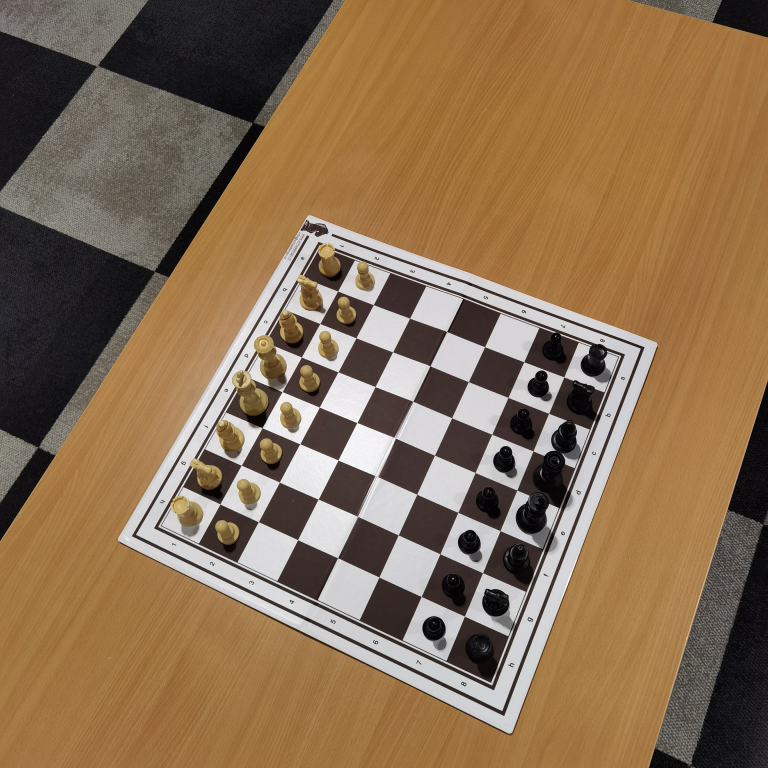
#> input picture images/42/G042_IMG000.jpg, 3072 x 3072 px (shown at 1/4 size)
$ jupyter execute --allow-errors draft.ipynb
#> lines starting #> are read from the running program, lines starting #| are printed output that depends on the picture
### src/src.py
import cv2
import numpy as np
import os

# [17 lines left out: function show_images, not called in this run]

def read_images(image_paths):
    images = []
    gray_images = []
    images_names = []
    for path in image_paths:
        img = cv2.imread(path)
#> img is the input picture: shape (3072, 3072, 3); mean B, G, R 82.5, 111.1, 137.3
        if img is None:
            print(f"Error: Could not read image {path}")
            continue

        #img = cv2.cvtColor(img, cv2.COLOR_RG«)
        gray_img = cv2.cvtColor(img, cv2.COLOR_BGR2GRAY)
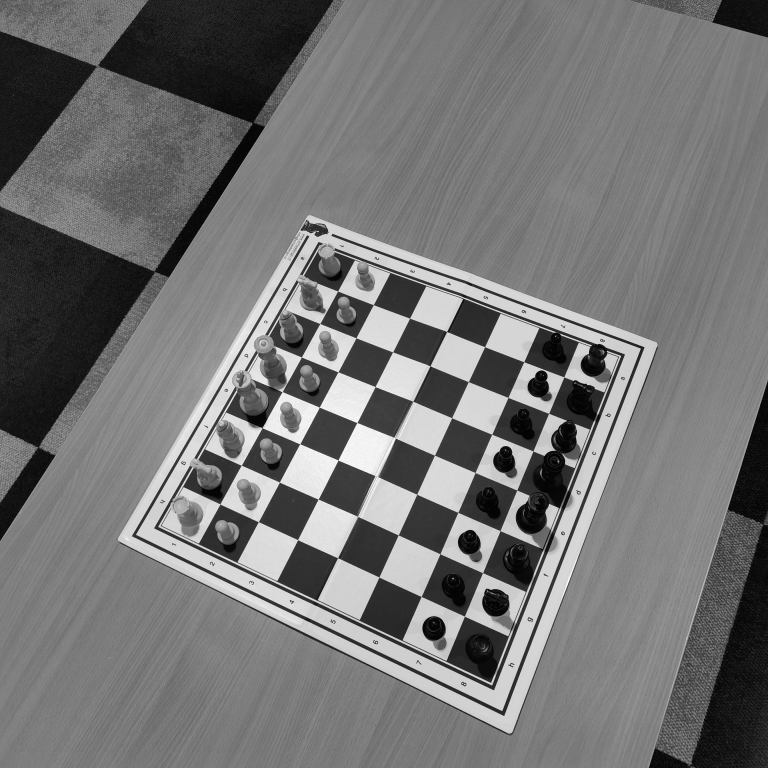
#> gray_img: shape (3072, 3072) (shown at 1/4 size); min 0, max 255, mean 115.7
        images.append(img)
        images_names.append(get_filename_from_path(path))
        gray_images.append(gray_img)
    return images, gray_images, images_names

def get_filename_from_path(file_path):
    """
    Extracts the filename (without extension) from a file path.

    Args:
        file_path (str): The full path to the file.

    Returns:
        str: The filename without the extension, or None if there is an error.
    """
    try:
        base_filename = os.path.basename(file_path)  # Get filename with extension
        filename_without_extension = os.path.splitext(base_filename)[0] #split the extension and take the first element.
        return filename_without_extension
    except Exception as e:
        print(f"Error getting filename: {e}")
        return None

def detect_chessboard_corners(images, img_names, resized_width, resized_height, show=True, chessboard_size = (7, 7)):

    img_show = []
    ret_array = []
    corners_array = []
    new_image_names = []
    i = 0
    fail_detection = 0
    for img in images:
        if img is None:
            print("Error: Could not read image")
            continue
        name = img_names[i]
        # Find the chessboard corners
        ret, corners = cv2.findChessboardCornersSB(img, chessboard_size, None)

        ret_array.append(ret)
        corners_array.append(corners)
        if show:
            if ret:
                original_height, original_width = img.shape[:2]

                # Resize the image to a fixed size (optional)
                img_resize = cv2.resize(img, (resized_width, resized_height))

                # Scale the corner coordinates
                scale_x = resized_width / original_width
                scale_y = resized_height / original_height
                scaled_corners = corners * np.array([[[scale_x, scale_y]]], dtype=np.float32)

                # Draw and display the corners
                draw_img = cv2.drawChessboardCorners(img_resize, chessboard_size, scaled_corners, ret)
                img_show.append(draw_img)
                new_image_names.append(name)
                print(f"Image {name} has corners")
            else:
                print(f"Image {name} does not have corners")
                fail_detection += 1
        i += 1
    print(f"Number of images without corners: {fail_detection}")
    if show:
        show_imags(img_show, new_image_names)
    return ret_array, corners_array

### draft.ipynb
# COMPUTER VISION
## Project: Detect the chess board

group 14
- Pedro Azevedo, up 201905955
- Santiago Pineda up 202403071
-
- Michal kowalski up 202401554

### Install requirements

## prepare the image

[cell 1]
import cv2
import numpy as np
import os
from src.src import *


# Path to directory with images
dataDir = os.path.join(".","images", '42')
auxiliaryDir = os.path.join("images", 'auxiliary_data')

[cell 2]
# Open testing image
img_path = [os.path.join(dataDir, 'G042_IMG000.jpg')]
print("hi", img_path)
# Read image
imgs, gray_imgs, img_names = read_images(img_path)
#> imgs = 1 item; gray_imgs = 1 item; img_names = ['G042_IMG000']
print("hi")
# Show image
#> (the rest of this cell did not finish here and is left out)

[cell 3]
ret, corners = cv2.findChessboardCornersSB(imgs[0], (7,7), None)
#> ret = True; corners = 49 rows, first 8: [1351.8, 1165.6], [1494.6, 1220.1], [1639.8, 1274.1], [1787.9, 1327.6], [1939.9, 1388.3], [2096.4, 1448.4], [2256.8, 1509.2], [1280.7, 1295.6]
print(corners)
#> (printed output is left out)

[cell 4]
img = imgs[0]
img = cv2.resize(img, (640, 480))
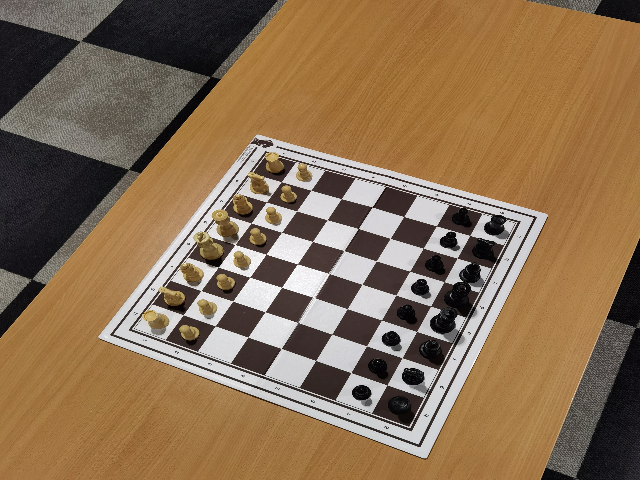
#> img: shape (480, 640, 3); mean B, G, R 82.4, 111, 137.2

ret, corners = cv2.findChessboardCornersSB(img, (7,7), None)
#> ret = False

print(corners)
#| None

[cell 5]
img = imgs[0]
original_height, original_width = img.shape[:2]
#> original_height = 3072; original_width = 3072
resized_width, resized_height = 640, 480

ret, corners = cv2.findChessboardCornersSB(img, (7,7), None)
#> ret = True

img_rersize = cv2.resize(img, (resized_width, resized_height))

#> (the rest of this cell did not finish here and is left out)

[cell 6]
import glob

image_paths = []
pattern = os.path.join(dataDir, '*.jpg')
image_paths.extend(glob.glob(pattern))

imgs, gray_imgs, img_names = read_images(image_paths)

#> (the rest of this cell did not finish here and is left out)

#> the loop in detect_chessboard_corners, `for img in images:` made 1 pass
#> (name, ret, original_height, original_width, scale_x, scale_y, i) on pass 1: ('G042_IMG000', True, 3072, 3072, 0.208, 0.156, 1)
#| Image G042_IMG000 has corners
#> pass 1, in detect_chessboard_corners, `draw_img = cv2.drawChessboardCorners(img_resize, chessboard_size, scal..`:
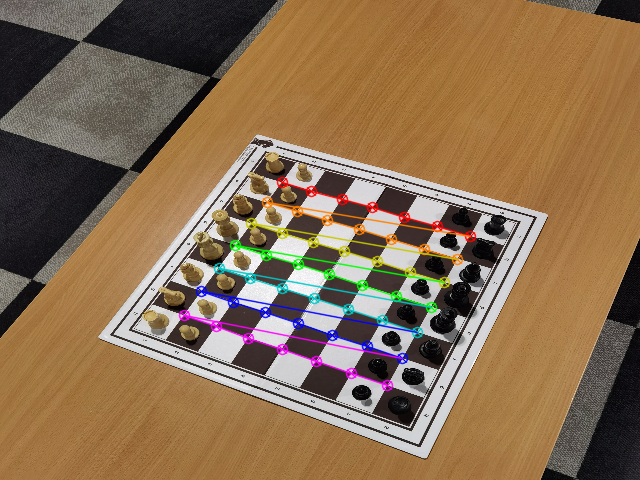
#> draw_img: shape (480, 640, 3); mean B, G, R 81.9, 110.6, 137
#> after the loop in detect_chessboard_corners, `for img in images:`: corners_array = 1 item; fail_detection = 0; i = 1; img_show = 1 item; new_image_names = ['G042_IMG000']; ret_array = [True]
#| Number of images without corners: 0

[cell 7]
import glob

image_paths = []
pattern = os.path.join(dataDir, '*.jpg')
image_paths.extend(glob.glob(pattern))

imgs, gray_imgs, img_names = read_images(image_paths)

#> (the rest of this cell did not finish here and is left out)

$ run again, with images/42/G042_IMG001.jpg copied over images/42/G042_IMG000.jpg
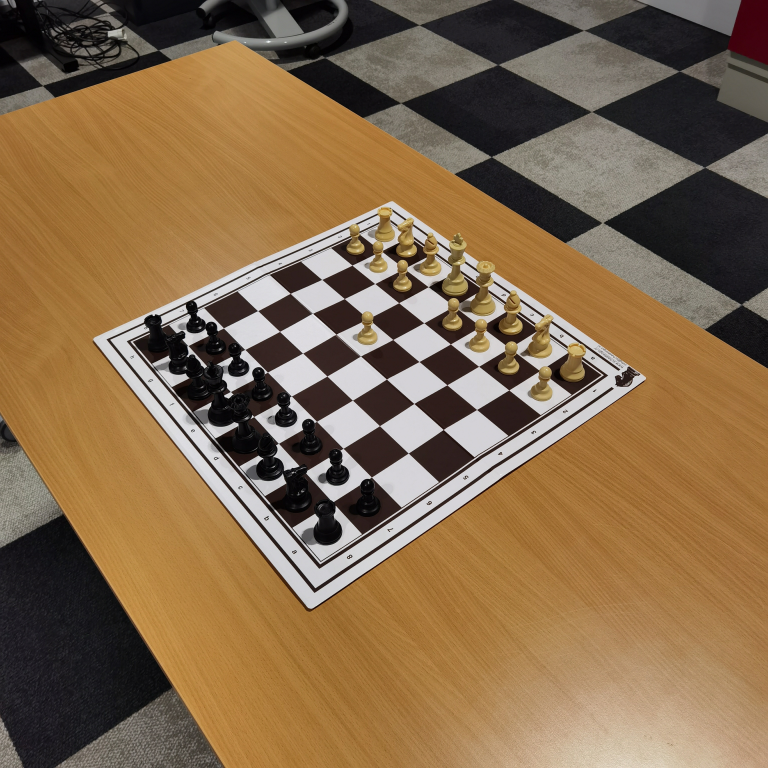
#> input picture images/42/G042_IMG001.jpg, 3072 x 3072 px (shown at 1/4 size)
#> in read_images, img is the input picture: shape (3072, 3072, 3); mean B, G, R 76.2, 106.5, 132.8
#> in read_images, `gray_img = cv2.cvtColor(img, cv2.COLOR_BGR2GRAY)`:
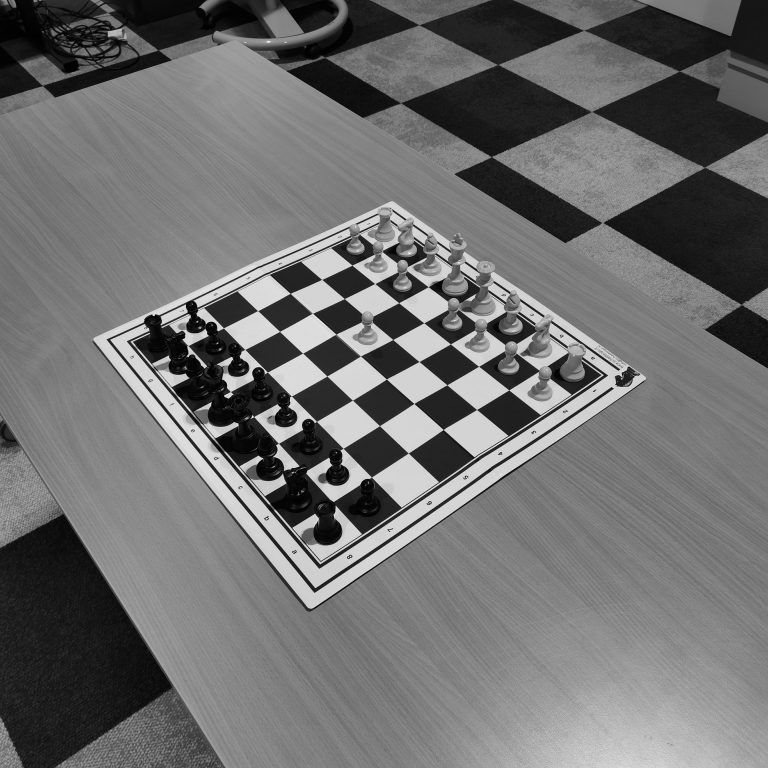
#> gray_img: shape (3072, 3072) (shown at 1/4 size); min 0, max 255, mean 110.9
#> imgs = 1 item; img_names = ['G042_IMG000']
#> `ret, corners = cv2.findChessboardCornersSB(imgs[0], (7,7), None)`: ret = False
#| None
#> `img = cv2.resize(img, (640, 480))`:
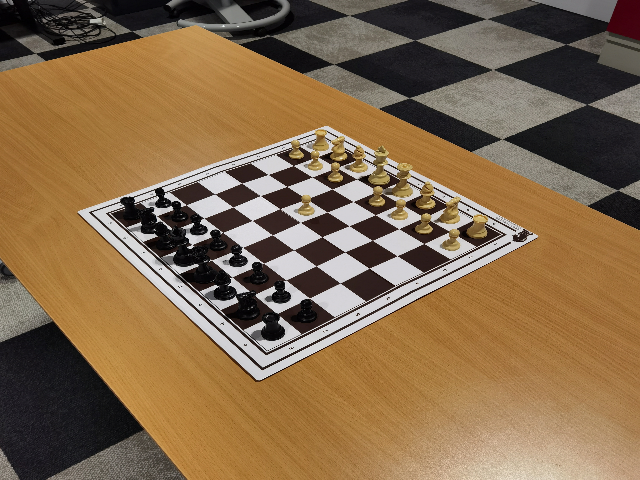
#> img: shape (480, 640, 3); mean B, G, R 76.1, 106.4, 132.7
#| None
#> the loop in detect_chessboard_corners, `for img in images:` made 1 pass
#> (name, ret, fail_detection, i) on pass 1: ('G042_IMG000', False, 1, 1)
#> (printed output is left out)
#> after the loop in detect_chessboard_corners, `for img in images:`: corners_array = 1 item; fail_detection = 1; img_show = []; ret_array = [False]
#| Number of images without corners: 1

$ run again, with images/42/G042_IMG002.jpg copied over images/42/G042_IMG000.jpg
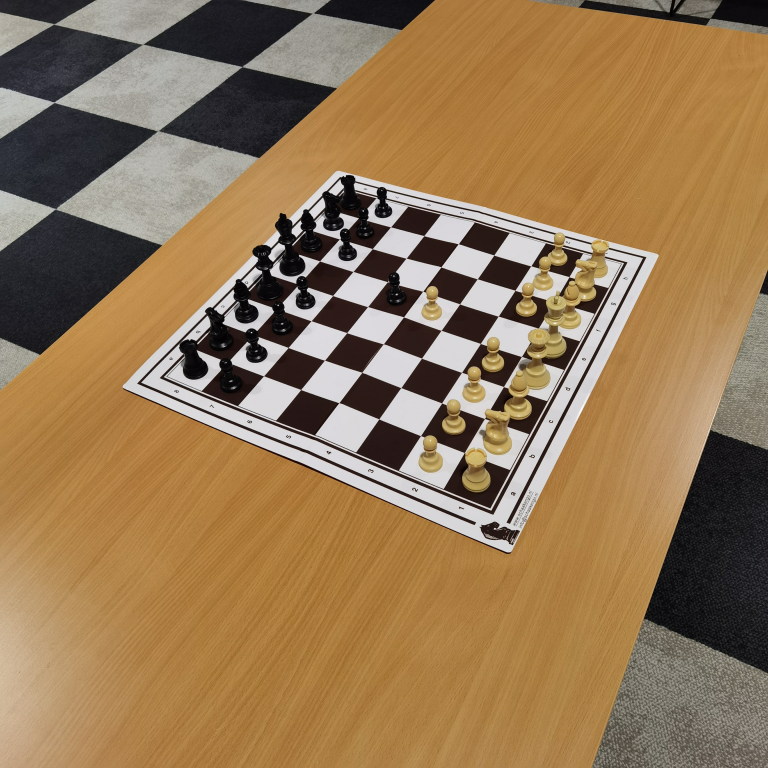
#> input picture images/42/G042_IMG002.jpg, 3072 x 3072 px (shown at 1/4 size)
#> in read_images, img is the input picture: shape (3072, 3072, 3); mean B, G, R 84.3, 120.1, 148.8
#> in read_images, `gray_img = cv2.cvtColor(img, cv2.COLOR_BGR2GRAY)`:
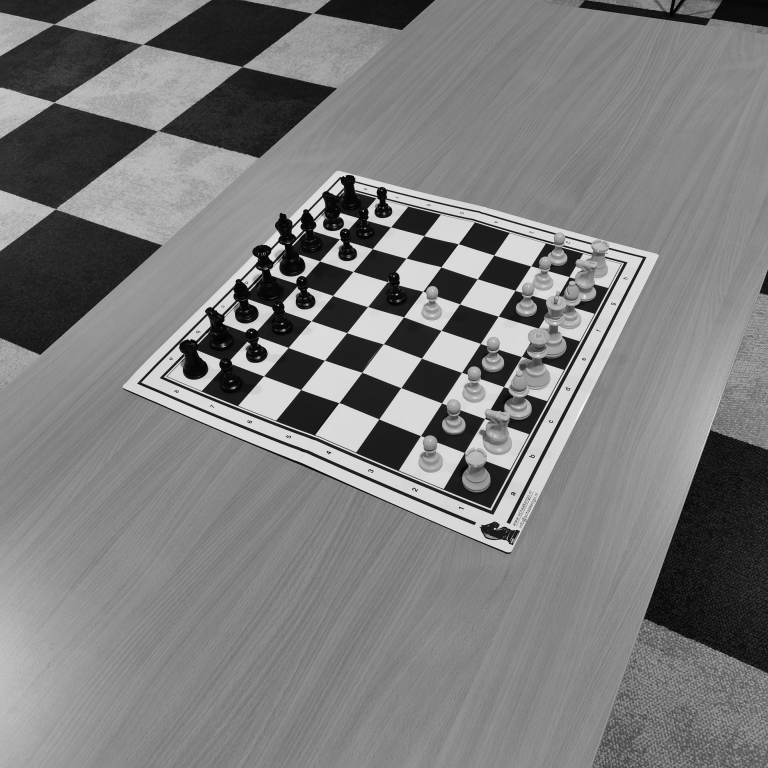
#> gray_img: shape (3072, 3072) (shown at 1/4 size); min 0, max 255, mean 124.7
#> imgs = 1 item; img_names = ['G042_IMG000']
#> `ret, corners = cv2.findChessboardCornersSB(imgs[0], (7,7), None)`: ret = False
#| None
#> `img = cv2.resize(img, (640, 480))`:
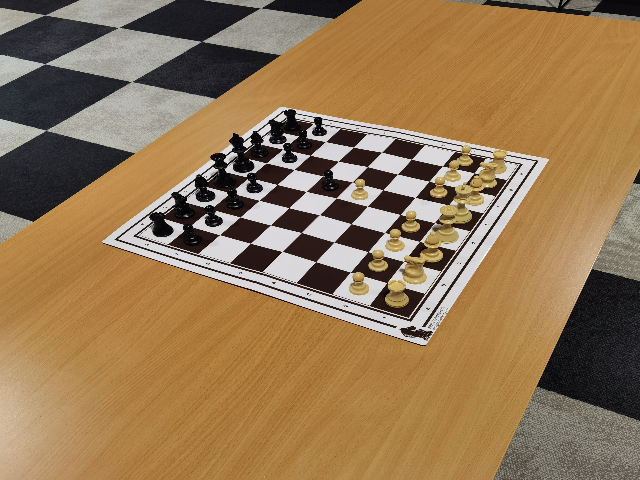
#> img: shape (480, 640, 3); mean B, G, R 84.2, 120, 148.7
#| None
#> the loop in detect_chessboard_corners, `for img in images:` made 1 pass
#> (name, ret, fail_detection, i) on pass 1: ('G042_IMG000', False, 1, 1)
#> (printed output is left out)
#> after the loop in detect_chessboard_corners, `for img in images:`: corners_array = 1 item; fail_detection = 1; img_show = []; ret_array = [False]
#| Number of images without corners: 1

$ run again, with images/42/G042_IMG003.jpg copied over images/42/G042_IMG000.jpg
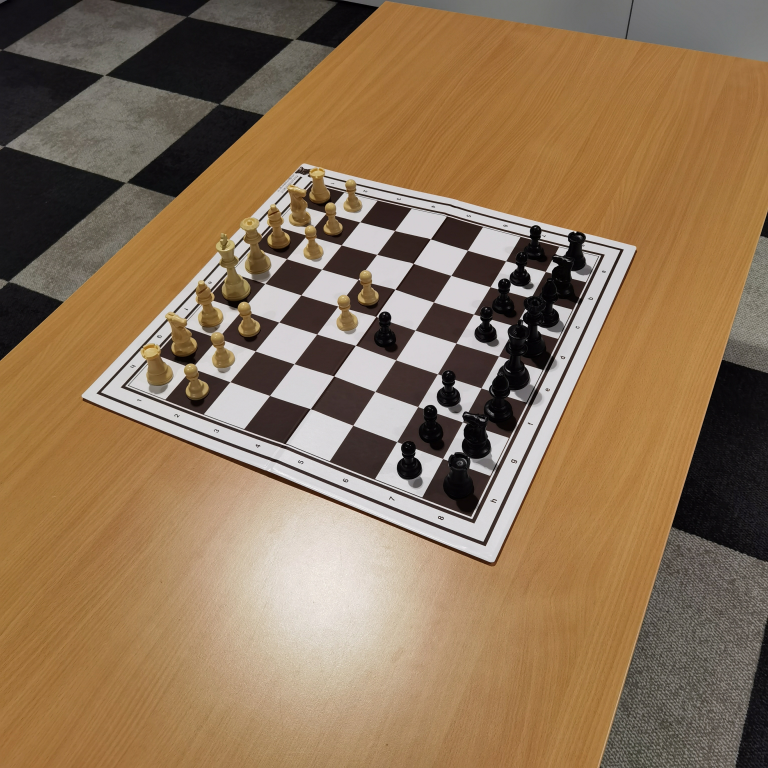
#> input picture images/42/G042_IMG003.jpg, 3072 x 3072 px (shown at 1/4 size)
#> in read_images, img is the input picture: shape (3072, 3072, 3); mean B, G, R 87.4, 116, 142
#> in read_images, `gray_img = cv2.cvtColor(img, cv2.COLOR_BGR2GRAY)`:
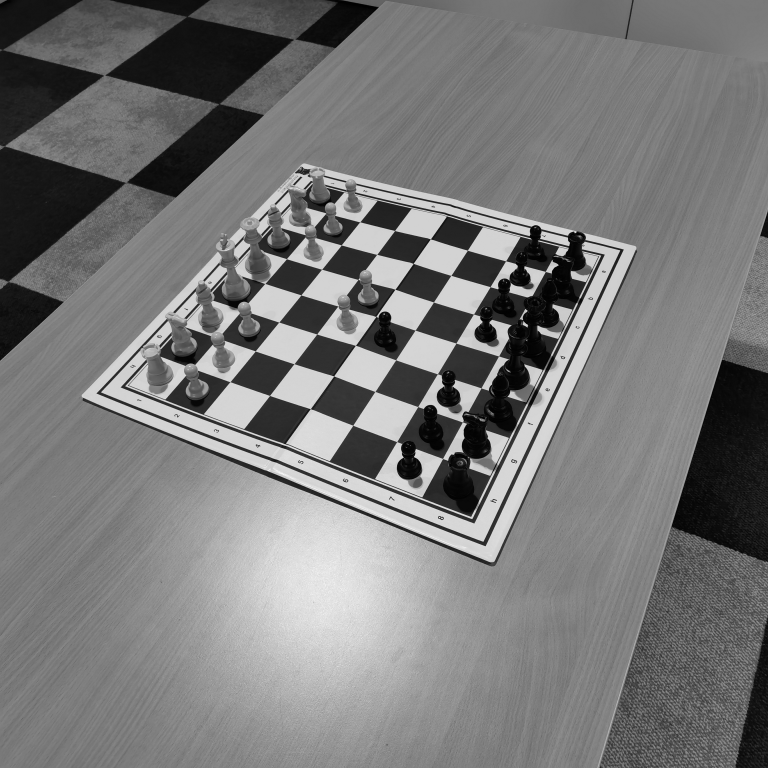
#> gray_img: shape (3072, 3072) (shown at 1/4 size); min 0, max 255, mean 120.5
#> imgs = 1 item; img_names = ['G042_IMG000']
#> `ret, corners = cv2.findChessboardCornersSB(imgs[0], (7,7), None)`: ret = False
#| None
#> `img = cv2.resize(img, (640, 480))`:
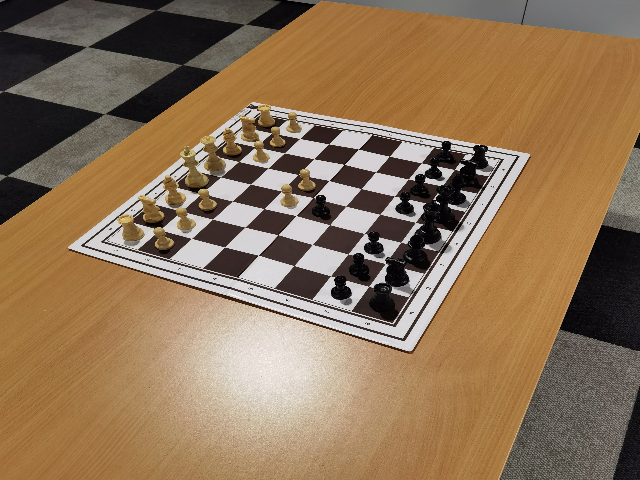
#> img: shape (480, 640, 3); mean B, G, R 87.3, 115.9, 141.9
#| None
#> the loop in detect_chessboard_corners, `for img in images:` made 1 pass
#> (name, ret, fail_detection, i) on pass 1: ('G042_IMG000', False, 1, 1)
#> (printed output is left out)
#> after the loop in detect_chessboard_corners, `for img in images:`: corners_array = 1 item; fail_detection = 1; img_show = []; ret_array = [False]
#| Number of images without corners: 1
